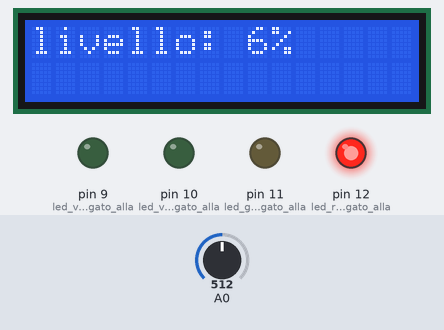
A sketch run on a simulated Arduino Uno, built with avr-gcc and run on an emulated ATmega328P. Shown: 16×2 character LCD, output pins drawn as LEDs (lit = HIGH). Inputs (shaded band) come from the test bench; at power-on: A0 = 512. What the sketch prints to the serial monitor is not drawn.

Above: at 2.7 s.
2.8 s: A0 set to 527
At 4.5 s:
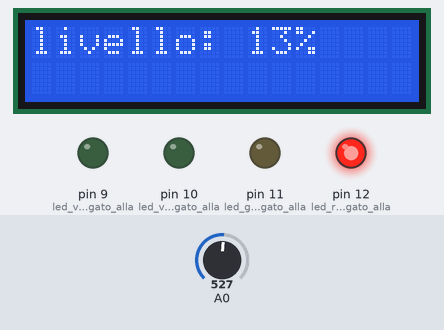
5.1 s: A0 set to 555
At 6.0 s:
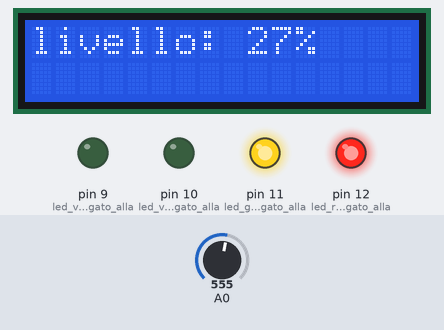
7.1 s: A0 set to 594
At 8.7 s:
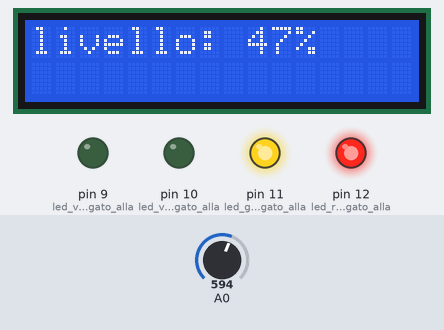
9.1 s: A0 set to 618
At 10.1 s:
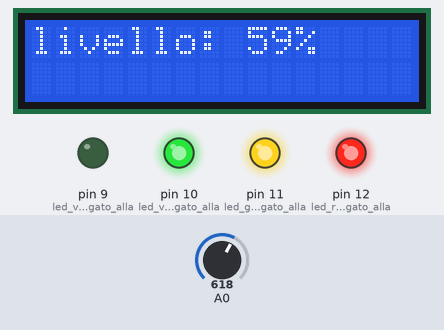
11.2 s: A0 set to 643
At 12.8 s:
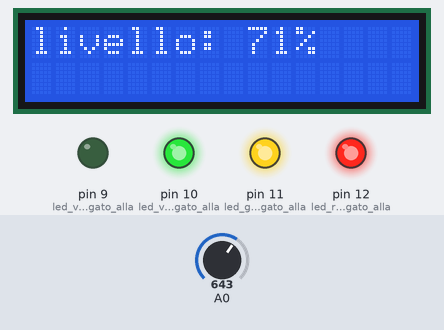
13.2 s: A0 set to 674
At 14.3 s:
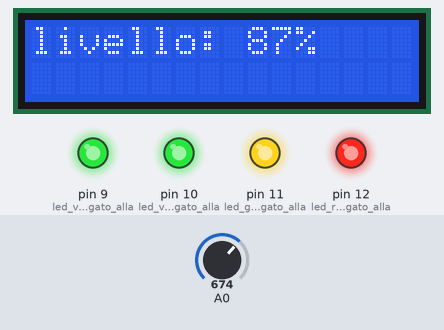
Timing chart, 0 to 16.2 s (numbered marks = the images above; inputs shaded):
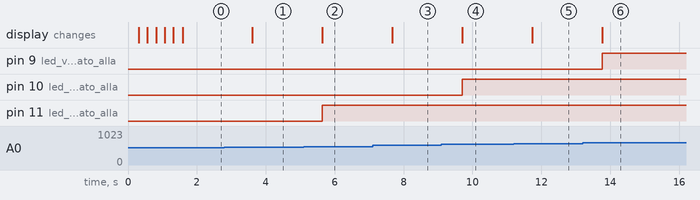

The sketch:

arduino_sensore_livello_acqua.ino
```cpp
#include <Wire.h> // libreria wire presente, di fault, nell'IDE
#include <LiquidCrystal_I2C.h> // libreria di gestione del display lcd
// addr en,rw,rs,d4,d5,d6,d7,bl,blpol
LiquidCrystal_I2C lcd(0x27, 2, 1, 0, 4, 5, 6, 7, 3, POSITIVE); // definisce la
// tipologia del display
// ****************************** variabili ********************************
int livello = 0; // variabile di memorizzazione del livello dell'acqua
int valoremin = 500; // variabile in cui viene memorizzato il valore minimo
// rilevabile dal sensore (definito sperimentalmente,
// con la bacinella vuota)
int valoremax = 700; // variabile in cui viene memorizzato il valore
// massimo rilevabile dal
// sensore (definito sperimentalmente, con la
// bacinella piena di acqua)
int i = 0; // indice utilizzato nel ciclo for per lo spegnimento
// preventivo dei led
void setup()
{
  Serial.begin(9600); // inizializza la comunicazione sul monitor seriale
  lcd.begin(16, 2); // inizializza il display (16 caratteri per due righe)
  for (int i = 0; i < 3; i++) //accende l'illuminazione dello sfondo e lo fa
    // lampeggiare per tre volte
  {
    lcd.backlight();
    delay(250);
    lcd.noBacklight();
    delay(250);
  }
  lcd.backlight(); // termina lo show mantenendo illuminato lo sfondo
  pinMode (9, OUTPUT); // led verde collegato alla porta 9
  pinMode (10, OUTPUT); // led verde collegato alla porta 10
  pinMode (11, OUTPUT); // led giallo collegato alla porta 11
  pinMode (12, OUTPUT); // led rosso collegato alla porta 12
  digitalWrite (12, HIGH); // accende la spia rossa di livello basso (questa
  // spia resta sempre accesa poiche' segnala la
  // situazione di serbatoio con meno del 20% di acqua
  // e quindi la situazione peggiore
}
void loop()
{
  livello = analogRead (0); //acquisisce il segnale dal sensore livello acqua
  Serial.print ("livello: = ");
  Serial.print (livello);
  if (livello < 500) // se il segnale e’ sotto il minimo
    livello = 500; // lo porta al minimo
  if (livello > 700) // se il segnale e’ sopra il massimo
    livello = 700; // lo riporta al massimo
  livello = map(livello, valoremin, valoremax, 0, 100); // rimappa il livello
  // fornito dal sensore, portandolo su di una scala
  // da 0 a 100
  Serial.print (" - ");
  Serial.print(livello); // espone sul monitor seriale la % di riempimento
  Serial.println ("%");
  lcd.clear ();
  lcd.setCursor(0, 0); // posiziona il cursore all'inizio della prima riga
  lcd.print ("livello: ");
  lcd.print (livello); // espone il livello sul display lcd
  lcd.print ("%");
  for (i = 9; i <= 11; i ++)
    digitalWrite (i, LOW); // Spegne preventivamente i led giallo e verdi
  if (livello > 20)
    digitalWrite (11, HIGH); // se il livello e' piu' del 20% accende la spia
  // gialla (livello medio/basso)
  if (livello > 50)
    digitalWrite (10, HIGH); // se il livello e' piu' del 50% accende la prima
  // spia verde (livello medio/alto)
  if (livello > 80)
    digitalWrite (9, HIGH); // se il livello e' piu' del 80% accende la seconda
  // spia verde (livello alto)
  delay (1000); // attende un secondo prima di effettuare una nuova
  // rilevazione
}
```

Measured:
- the behaviour switches between 541 and 542 on A0 (found by bisection; images 1 and 2)
- the behaviour switches between 601 and 602 on A0 (found by bisection; images 3 and 4)
- the behaviour switches between 661 and 662 on A0 (found by bisection; images 5 and 6)
- after the input at 2.8 s, the display: changes after 0.81 s (image 1)
- after the input at 5.1 s, pin 11 (led_giallo_collegato_alla): LOW → HIGH after 0.55 s; the display: changes after 0.55 s (image 2)
- after the input at 7.1 s, the display: changes after 0.58 s (image 3)
- after the input at 9.1 s, pin 10 (led_verde_collegato_alla): LOW → HIGH after 0.61 s; the display: changes after 0.61 s (image 4)
- after the input at 11.2 s, the display: changes after 0.54 s (image 5)
- after the input at 13.2 s, pin 9 (led_verde_collegato_alla): LOW → HIGH after 0.57 s; the display: changes after 0.57 s (image 6)
